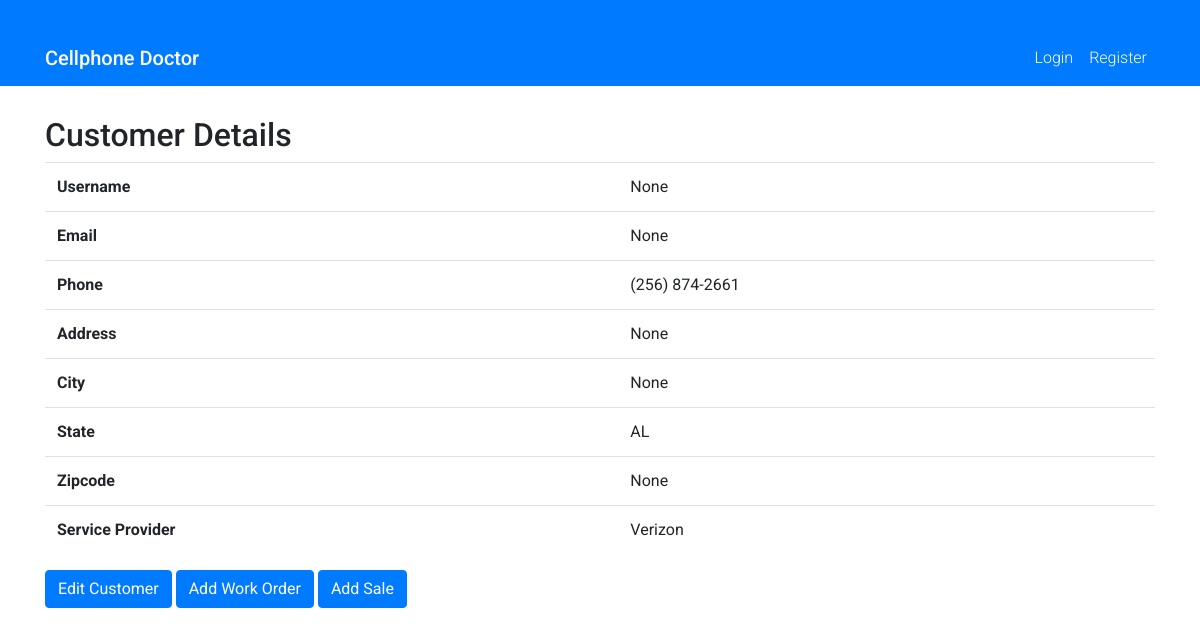
Page /store/customer/4/ on the committed database.
### store/models.py (models this page shows, shortened)
class Customer(models.Model):
    username = models.CharField(max_length=50, blank=True, null=True, verbose_name='Username')
    email = models.EmailField(max_length=50, blank=True, null=True, unique=True, verbose_name='Email')
    phone = models.CharField(max_length=14, unique=True, verbose_name='Phone Number')
    address = models.CharField(max_length=100, blank=True, null=True, verbose_name='Address')
    city = models.CharField(max_length=50, blank=True, null=True, verbose_name='City')
    state = models.CharField(max_length=2, blank=True, null=True, choices=STATE_CHOICES, verbose_name='State')
    zipcode = models.CharField(max_length=10, blank=True, null=True, verbose_name='Zip Code')
    service_provider = models.CharField(max_length=50, choices=SERVICE_PROVIDER_CHOICES, default='Unknown', verbose_name='Service Provider')
    accept_devices_trade_in = models.BooleanField(default=True, verbose_name='Accept Trade-ins')
    accept_devices_buy = models.BooleanField(default=True, verbose_name='Buy Devices')
    accept_devices_sell = models.BooleanField(default=True, verbose_name='Sell Devices')
    accept_device_repair = models.BooleanField(default=True, verbose_name='Repair Devices')
    accept_sell = models.BooleanField(default=True, verbose_name='Accept Sales')
    blacklisted = models.BooleanField(default=False, verbose_name='Blacklisted')
    blacklisted_reason = models.CharField(max_length=100, default="", blank=True, null=True, verbose_name='Blacklisted Reason')
    photo = models.ImageField(upload_to='customer_photos', blank=True, null=True, verbose_name='Customer Photo')
    notes = models.TextField(max_length=500, blank=True, null=True, verbose_name='Notes')
    bio = models.TextField(max_length=500, blank=True, null=True, verbose_name='Biography')
    created_at = models.DateTimeField(auto_now_add=True, verbose_name='Created At')
    updated_at = models.DateTimeField(auto_now=True, verbose_name='Updated At')
    created_by = models.ForeignKey(User, null=True, blank=True, on_delete=models.CASCADE, related_name='customer_created_by', verbose_name='Created By')
    updated_by = models.ForeignKey(User, null=True, blank=True, on_delete=models.CASCADE, related_name='customer_updated_by', verbose_name='Updated By')
    class Meta:
        ordering = ('id',)
        verbose_name = 'Customer'
        verbose_name_plural = 'Customers'

### store/views.py (the view)
# urls.py: path('customer/<int:customer_id>/', views.customer_detail, name='customer_detail'),
def customer_detail(request, customer_id):
    customer = get_object_or_404(Customer, pk=customer_id)
    return render(request, 'store/customer_detail.html', {'customer': customer})

### store/templates/store/customer_detail.html
{% extends 'base.html' %}
{% block content %}
    <h2>Customer Details</h2>
    <table class="table">
        <tbody>
            <tr>
                <th>Username</th>
                <td>{{ customer.username }}</td>
            </tr>
            <tr>
                <th>Email</th>
                <td>{{ customer.email }}</td>
            </tr>
            <tr>
                <th>Phone</th>
                <td>{{ customer.phone }}</td>
            </tr>
            <tr>
                <th>Address</th>
                <td>{{ customer.address }}</td>
            </tr>
            <tr>
                <th>City</th>
                <td>{{ customer.city }}</td>
            </tr>
            <tr>
                <th>State</th>
                <td>{{ customer.state }}</td>
            </tr>
            <tr>
                <th>Zipcode</th>
                <td>{{ customer.zipcode }}</td>
            </tr>
            <tr>
                <th>Service Provider</th>
                <td>{{ customer.service_provider }}</td>
            </tr>
        </tbody>
    </table>
    <div>
        <a href="{% url 'edit_customer' customer_id=customer.id %}" class="btn btn-primary">Edit Customer</a>
        <a href="{% url 'add_work_order' customer_id=customer.id %}" class="btn btn-primary">Add Work Order</a>
        <a href="{% url 'add_sale' customer_id=customer.id %}" class="btn btn-primary">Add Sale</a>
    </div>
{% endblock %}

### static/css/styles.css (style rules this page uses)
body { font-family: 'Roboto', sans-serif; }

### rows in the picture
Customer: username "None", email "None", phone "(256) 874-2661", address "None", city "None", state "AL", zipcode "None", service_provider "Verizon"
